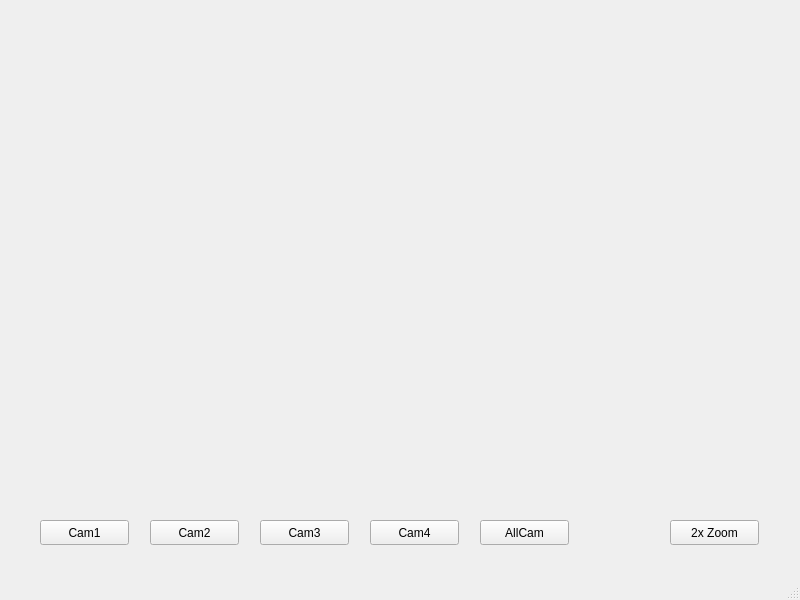
<?xml version="1.0" encoding="UTF-8"?>
<ui version="4.0">
 <class>MainWindow</class>
 <widget class="QMainWindow" name="MainWindow">
  <property name="geometry">
   <rect>
    <x>0</x>
    <y>0</y>
    <width>800</width>
    <height>600</height>
   </rect>
  </property>
  <property name="windowTitle">
   <string>MainWindow</string>
  </property>
  <widget class="QWidget" name="centralwidget">
   <widget class="QLabel" name="videoLabel">
    <property name="geometry">
     <rect>
      <x>10</x>
      <y>10</y>
      <width>780</width>
      <height>500</height>
     </rect>
    </property>
    <property name="text">
     <string/>
    </property>
   </widget>
   <widget class="ScaledView" name="glWidget" native="true">
    <property name="geometry">
     <rect>
      <x>10</x>
      <y>10</y>
      <width>780</width>
      <height>500</height>
     </rect>
    </property>
    <property name="sizePolicy">
     <sizepolicy hsizetype="Expanding" vsizetype="Expanding">
      <horstretch>1</horstretch>
      <verstretch>1</verstretch>
     </sizepolicy>
    </property>
   </widget>
   <widget class="QPushButton" name="btnCam1">
    <property name="geometry">
     <rect>
      <x>40</x>
      <y>520</y>
      <width>89</width>
      <height>25</height>
     </rect>
    </property>
    <property name="text">
     <string>Cam1</string>
    </property>
   </widget>
   <widget class="QPushButton" name="btnCam2">
    <property name="geometry">
     <rect>
      <x>150</x>
      <y>520</y>
      <width>89</width>
      <height>25</height>
     </rect>
    </property>
    <property name="text">
     <string>Cam2</string>
    </property>
   </widget>
   <widget class="QPushButton" name="btnCam3">
    <property name="geometry">
     <rect>
      <x>260</x>
      <y>520</y>
      <width>89</width>
      <height>25</height>
     </rect>
    </property>
    <property name="text">
     <string>Cam3</string>
    </property>
   </widget>
   <widget class="QPushButton" name="btnCam4">
    <property name="geometry">
     <rect>
      <x>370</x>
      <y>520</y>
      <width>89</width>
      <height>25</height>
     </rect>
    </property>
    <property name="text">
     <string>Cam4</string>
    </property>
   </widget>
   <widget class="QPushButton" name="btnAllCam">
    <property name="geometry">
     <rect>
      <x>480</x>
      <y>520</y>
      <width>89</width>
      <height>25</height>
     </rect>
    </property>
    <property name="text">
     <string>AllCam</string>
    </property>
   </widget>
   <widget class="QPushButton" name="btnZoom2x">
    <property name="geometry">
     <rect>
      <x>670</x>
      <y>520</y>
      <width>89</width>
      <height>25</height>
     </rect>
    </property>
    <property name="text">
     <string>2x Zoom</string>
    </property>
   </widget>
   <widget class="QLabel" name="smallVideoLabel1">
    <property name="geometry">
     <rect>
      <x>10</x>
      <y>50</y>
      <width>390</width>
      <height>200</height>
     </rect>
    </property>
    <property name="text">
     <string/>
    </property>
   </widget>
   <widget class="QLabel" name="smallVideoLabel2">
    <property name="geometry">
     <rect>
      <x>400</x>
      <y>50</y>
      <width>390</width>
      <height>200</height>
     </rect>
    </property>
    <property name="text">
     <string/>
    </property>
   </widget>
   <widget class="QLabel" name="smallVideoLabel3">
    <property name="geometry">
     <rect>
      <x>10</x>
      <y>250</y>
      <width>390</width>
      <height>200</height>
     </rect>
    </property>
    <property name="text">
     <string/>
    </property>
   </widget>
   <widget class="QLabel" name="smallVideoLabel4">
    <property name="geometry">
     <rect>
      <x>400</x>
      <y>250</y>
      <width>390</width>
      <height>200</height>
     </rect>
    </property>
    <property name="text">
     <string/>
    </property>
   </widget>
   <zorder>videoLabel</zorder>
   <zorder>btnCam1</zorder>
   <zorder>btnCam2</zorder>
   <zorder>btnCam3</zorder>
   <zorder>btnCam4</zorder>
   <zorder>btnAllCam</zorder>
   <zorder>btnZoom2x</zorder>
   <zorder>smallVideoLabel1</zorder>
   <zorder>smallVideoLabel2</zorder>
   <zorder>smallVideoLabel3</zorder>
   <zorder>smallVideoLabel4</zorder>
   <zorder>glWidget</zorder>
  </widget>
  <widget class="QMenuBar" name="menubar">
   <property name="geometry">
    <rect>
     <x>0</x>
     <y>0</y>
     <width>800</width>
     <height>29</height>
    </rect>
   </property>
  </widget>
  <widget class="QStatusBar" name="statusbar"/>
 </widget>
 <customwidgets>
  <customwidget>
   <class>ScaledView</class>
   <extends>QWidget</extends>
   <header>scaledview.h</header>
  </customwidget>
 </customwidgets>
 <resources/>
 <connections/>
</ui>
